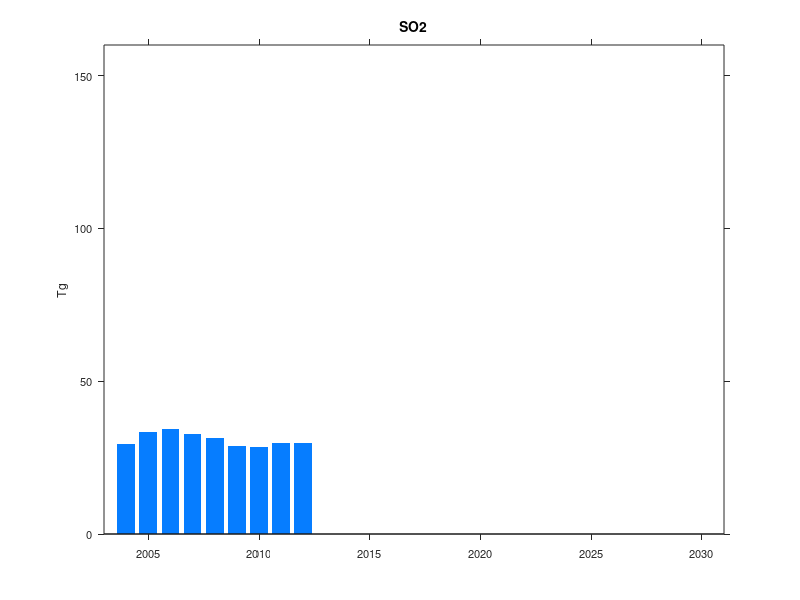
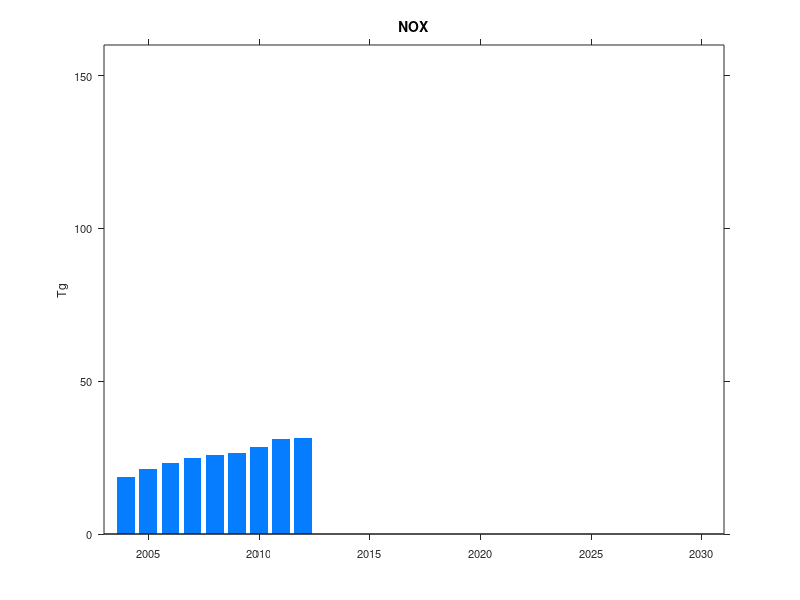

The MATLAB script that drew these images, in order: (Note: this script raises an error after producing the figures.)
clear all
close all
clc

r = {'BJ','TJ','HE','SX','SD','NM','LN','JL','HL','SH','JS','ZJ','AH','FJ','HA','HB','HN','JX','SC','CQ','SN','GS','QH','NX','XJ','GD','GX','YN','GZ','HI'};


%% data from Geng (AGU powerpoint)
% G. Geng, Q. Zhang, A. van Donkelaar, R. V. Martin, and K. He, "Time 
% series of satellite-based fine particulate matter (PM2.5) concentrations 
% over China: 2004-2012," in AGU annual meeting, 2013.

yr_geng = 2004:2012;
SO2_geng = [29.5 33.5 34.3 32.6 31.3 28.9 28.5 29.8 29.7];
NOX_geng = [18.5, 21.2, 23.1 25 26 26.5 28.5 31 31.5];

figure(1); clf;
bar(yr_geng, SO2_geng, 'facec', [6 125 255]/255, 'edge', 'none');
set(gca, 'fontsize', 8);
ylim([0 160]);
xlim([2003 2031]);
set(gca, 'xtick', [2005 2010:5:2030]);
set(gca, 'tickdir', 'out');
title('SO2', 'fontsize', 10);
ylabel('Tg');
set(gcf, 'unit', 'inch', 'pos', [0.3646    5.9167    4.0000    3.0000]);

figure(2); clf;
bar(yr_geng, NOX_geng, 'facec', [6 125 255]/255, 'edge', 'none');
set(gca, 'fontsize', 8);
ylim([0 160]);
xlim([2003 2031]);
set(gca, 'xtick', [2005 2010:5:2030]);
set(gca, 'tickdir', 'out');
title('NOX', 'fontsize', 10);
ylabel('Tg');
set(gcf, 'unit', 'inch', 'pos', [4.5833    5.9167    4.0000    3.0000]);


%% Emissions in CREM
yr = [2007, 2010:5:2030];

gdx_filename = 'result_default.gdx';
[urban, urban_id] = getgdx(gdx_filename, 'urban'); % [urb]x[rs]x[g]x[t] = [9]x[30]x[11]x[6]
SO2 = squeeze(urban(strcmp('SO2', urban_id{1}),:,:,:)); % [30]x[11]x[6]
SO2_r = squeeze(sum(SO2,2)); % [30]x[6]
SO2_n = sum(SO2_r); % [1x6]
NOX = squeeze(urban(strcmp('NOX', urban_id{1}),:,:,:)); % [30]x[11]x[6]
NOX_r = squeeze(sum(NOX,2)); % [30]x[6]
NOX_n = sum(NOX_r); % [1x6]

[egyreport2, egyreport2_id] = getgdx(gdx_filename, 'egyreport2');
col_consumption = squeeze(egyreport2(1,:,strcmp('COL', egyreport2_id{3}),1:30));
col_consumption_n = sum(col_consumption,2);
[report, report_id] = getgdx(gdx_filename, 'report');
egycons = squeeze(report(strcmp('egycons', report_id{1}),:,1:30)); %(COL+CRU+GAS)-(ELE export)+NHW
egycons_n = sum(egycons,2);
col_share_n = col_consumption_n./egycons_n; % national coal share

figure(1); hold on;
plot(yr, SO2_n, 'x-k');

figure(2); hold on;
plot(yr, NOX_n, 'x-k');

figure(3); clf;
plot([2007 2010:5:2030], col_consumption_n/1e3, 'kx-');
set(gca, 'fontsize', 8);
set(gcf, 'units', 'inch', 'pos', [0.3646    1.9375    4.0000    3.0000]);
ylabel('Coal Consumption (Billion ton)');

figure(4); clf;
plot([2007 2010:5:2030], col_share_n, 'kx-');
ylim([0 0.8]);
set(gcf, 'unit', 'inch', 'pos', [4.5833    1.9375    4.0000    3.0000]);
set(gca, 'fontsize', 8);
ylabel('Coal Share');


% ==============================
gdx_filename = 'result_urban_exo.gdx';
[urban, urban_id] = getgdx(gdx_filename, 'urban');
SO2 = squeeze(urban(strcmp('SO2', urban_id{1}),:,:,:));
SO2_r = squeeze(sum(SO2,2));
SO2_n = sum(SO2_r);
NOX = squeeze(urban(strcmp('NOX', urban_id{1}),:,:,:));
NOX_r = squeeze(sum(NOX,2));
NOX_n = sum(NOX_r);

[egyreport2, egyreport2_id] = getgdx(gdx_filename, 'egyreport2');
col_consumption = squeeze(egyreport2(1,:,strcmp('COL', egyreport2_id{3}),1:30));
col_consumption_n = sum(col_consumption,2);
[report, report_id] = getgdx(gdx_filename, 'report');
egycons = squeeze(report(strcmp('egycons', report_id{1}),:,1:30));
egycons_n = sum(egycons,2);
col_share_n = col_consumption_n./egycons_n;

figure(1); hold on;
plot(yr, SO2_n, 'r^-', 'markersize', 5);

figure(2); hold on;
plot(yr, NOX_n, 'r^-', 'markersize', 5);

figure(3); hold on;
plot(yr, col_consumption_n/1e3, 'r^-', 'markersize', 5);

figure(4); hold on;
plot(yr, col_share_n, 'r^-', 'markersize', 5);


% ==============================
gdx_filename = 'result_egyint_n.gdx';
[urban, urban_id] = getgdx(gdx_filename, 'urban');
SO2 = squeeze(urban(strcmp('SO2', urban_id{1}),:,:,:));
SO2_r = squeeze(sum(SO2,2));
SO2_n = sum(SO2_r);
NOX = squeeze(urban(strcmp('NOX', urban_id{1}),:,:,:));
NOX_r = squeeze(sum(NOX,2));
NOX_n = sum(NOX_r);

[egyreport2, egyreport2_id] = getgdx(gdx_filename, 'egyreport2');
col_consumption = squeeze(egyreport2(1,:,strcmp('COL', egyreport2_id{3}),1:30));
col_consumption_n = sum(col_consumption,2);
[report, report_id] = getgdx(gdx_filename, 'report');
egycons = squeeze(report(strcmp('egycons', report_id{1}),:,1:30));
egycons_n = sum(egycons,2);
col_share_n = col_consumption_n./egycons_n;

figure(1); hold on;
plot(yr, SO2_n, 'go-', 'markersize', 5);
legend('Emission Inventory (Gung et al.)', 'CREM Baseline (No Policy)', 'CREM w/ exponential deay EF (No Policy)', 'CREM w/ exponential deay EF & Policy', 2)
% my_gridline; export_fig SO2_compare_2;

figure(2); hold on;
plot(yr, NOX_n, 'go-', 'markersize', 5);
legend('Emission Inventory (Gung et al.)', 'CREM Baseline (No Policy)', 'CREM w/ exponential decay EF (No Policy)', 'CREM w/ exponential decay EF & Policy', 2)
% my_gridline; export_fig NOX_compare_2;

figure(3); hold on;
plot(yr, col_consumption_n/1e3, 'go-', 'markersize', 5);

figure(4); hold on;
plot(yr, col_share_n, 'go-', 'markersize', 5);

%%
gdx_filename = 'result_egyint_n_85.gdx';
[urban, urban_id] = getgdx(gdx_filename, 'urban');
SO2 = squeeze(urban(strcmp('SO2', urban_id{1}),:,:,:));
SO2_r = squeeze(sum(SO2,2));
SO2_n = sum(SO2_r);
NOX = squeeze(urban(strcmp('NOX', urban_id{1}),:,:,:));
NOX_r = squeeze(sum(NOX,2));
NOX_n = sum(NOX_r);

[egyreport2, egyreport2_id] = getgdx(gdx_filename, 'egyreport2');
col_consumption = squeeze(egyreport2(1,:,strcmp('COL', egyreport2_id{3}),1:30));
col_consumption_n = sum(col_consumption,2);
[report, report_id] = getgdx(gdx_filename, 'report');
egycons = squeeze(report(strcmp('egycons', report_id{1}),:,1:30));
egycons_n = sum(egycons,2);
col_share_n = col_consumption_n./egycons_n;

figure(1); hold on;
plot(yr, SO2_n, 'g^-', 'markersize', 5);
legend('Emission Inventory (Gung et al.)', 'CREM Baseline (No Policy)', 'CREM w/ exponential deay EF (No Policy)', 'CREM w/ exponential deay EF & Policy', 2)
% my_gridline; export_fig SO2_compare_2;

figure(2); hold on;
plot(yr, NOX_n, 'g^-', 'markersize', 5);
legend('Emission Inventory (Gung et al.)', 'CREM Baseline (No Policy)', 'CREM w/ exponential decay EF (No Policy)', 'CREM w/ exponential decay EF & Policy', 2)
% my_gridline; export_fig NOX_compare_2;


%% SO2 in ELE sector
[urban, urban_id] = getgdx('result_default.gdx', 'urban');
SO2 = squeeze(urban(strcmp('SO2', urban_id{1}),:,:,:));
SO2_r = squeeze(sum(SO2,2));
SO2_n = sum(SO2_r);

SO2_ele = squeeze(SO2(:,strcmp('ELE',urban_id{3}),:)); % [30]x[6]
SO2_ele_n = sum(SO2_ele);

figure(5); clf;
bar(yr, [SO2_n-SO2_ele_n;SO2_ele_n]', 'stacked');
axis([2005 2032 0 160]);
set(gca, 'ygrid', 'on');
set(gca, 'fontsize', 8);
ylabel('SO2 (Tg)');
legend('Other Sectors', 'Electricity', 2);
set(gcf, 'unit', 'inch', 'pos', [8.8750    5.9167    4.0000    3.0000]);


%% Provincial SO2 in 2010
figure(6); clf; % only 2010
plot(1:30, SO2_r(:,2), 'kx-');

set(gca, 'fontsize', 8);
xlim([0.4 30.6]);
ylabel('SO2 in 2010 (Tg)');
set(gca, 'xtick', 1:30, 'xticklabel', r);
set(gca, 'tickdir', 'out');
set(gca, 'ticklength', [0.005 0.005]);
set(gcf, 'units', 'inch', 'pos', [8.9375    2.2188    9.35    2]);
set(gca, 'pos', [0.0569    0.1023    0.9263    0.7883]);

% Y. Zhao, J. Zhang and C. P. Nielsen, "The effects of recent control 
% policies on trends in emissions of anthropogenic atmospheric pollutants 
% and CO2 in China," Atmos. Chem. Phys., vol. 13, pp. 487-508, 2013.
data_zhao = [
% SO2     NOx, Tg (tera gram)
0.187	0.309
0.351	0.592
1.942	1.996
1.66	1.237
3.199	2.589
1.304	1.244
1.188	1.334
0.356	0.583
0.309	0.759
0.691	0.911
1.341	1.877
0.909	1.324
0.803	1.177
0.486	0.761
1.402	1.866
1.24	1.102
1.036	0.956
0.633	0.574
1.813	1.074
1.148	0.485
0.926	0.699
0.409	0.378
0.036	0.093
0.303	0.276
0.46	0.455
1.112	1.824
0.738	0.707
0.616	0.73
1.075	0.751
0.038	0.127
];

hold on;
plot(1:30, data_zhao(:,1), 'b-s', 'markersize', 4, 'markerf', 'b');
legend('CREM Baseline', 'Zhao et al.');


%% Emission factors
yr = 2010:5:2100;

alpha = [-0.20 %SO2
         -0.1];%NOx

t = 1:length(yr);
ef = exp(alpha*(t-1)); % emission factor

figure(10); clf;
hp = plot(yr, ef, 'x-');
set(gca, 'fontsize', 8);
set(gcf, 'units', 'inch', 'pos', [13.1458    5.9167    4.0000    3.0000]);
xlim([2003 2100]);
ylim([0 1]);
ylabel('Emissioni Factor (-)');
set(gca,'xtick', [2010:20:2100]);
set(gca,'ytick', 0:0.1:1);
legend(flipud(hp), 'NOx', 'SO2', 3);
title('Emission Factors', 'Fontsize', 10)

lo_bnd = [0.85  %SO2
          0.6];%NOx
tmp = [0.8187
       0.9048];

log((tmp-lo_bnd)./lo_bnd)

alpha = [-3.76 %SO2
         -0.3];%NOx
lo_bnd = repmat(lo_bnd,1,length(t));
ef2 = exp(alpha*(t-1)).*(1-lo_bnd)+lo_bnd; % emission factor

hold on;
plot(yr, ef2, 'x:');

my_gridline;

